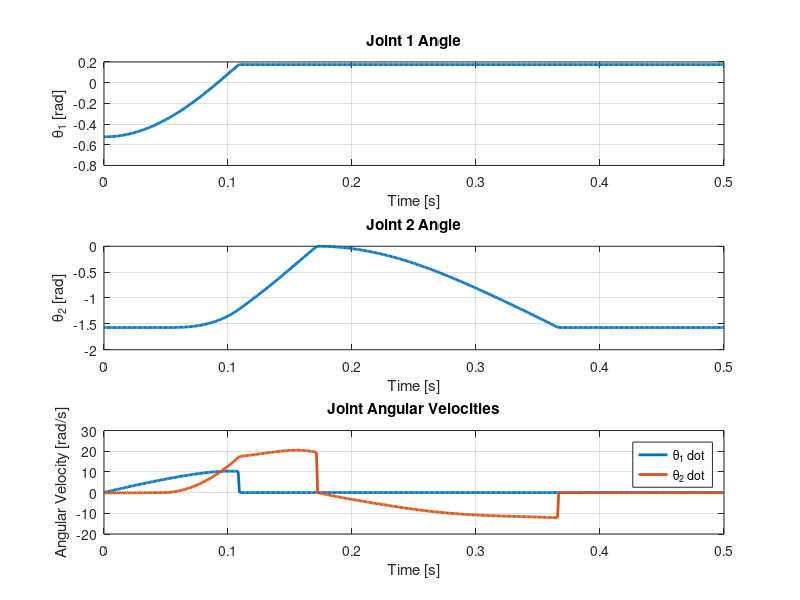
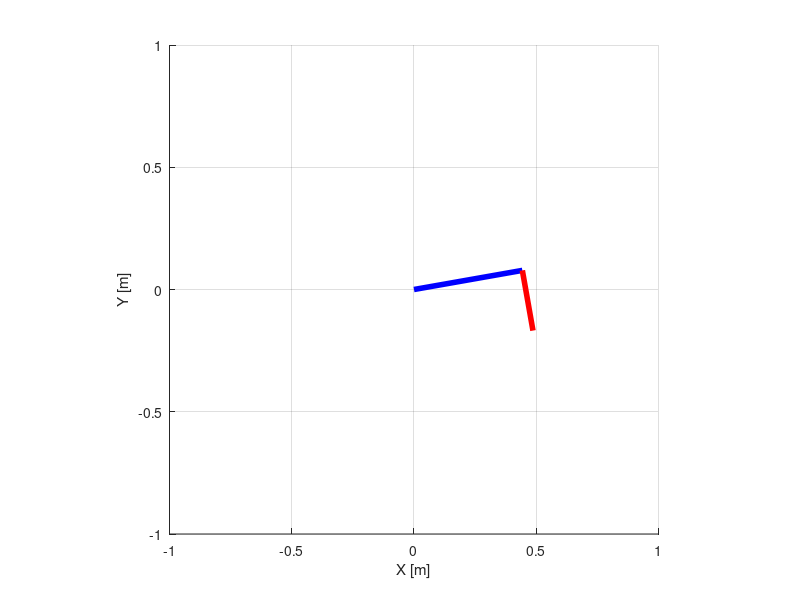

Write MATLAB code to recreate these figures, in order. (Note: this script raises an error after producing the figures.)
%% 2-Link Planar Manipulator with Nonlinear Tendon Extensions
clc; clear; close all;

%% Link Geometry and Mass Properties (Cuboids)
% Link 1 dimensions
L1 = 0.45; % [m]
W1 = 0.18; % [m]
H1 = 0.15; % [m]
m1 = 0.012;  % [kg]

floor = true;

% Link 2 dimensions
L2 = 0.25;  % [m]
W2 = 0.13; % [m]
H2 = 0.11; % [m]
m2 = 0.007;  % [kg]

% Gravity
g = -0.981; % [m/s^2]
% g = 0; % [m/s^2]

%% Moments of Inertia via Cuboid Formula
% Moment of inertia about the z-axis through CM: I_z(cm) = (1/12)*m*(h^2 + w^2)

I1_cm = (1/12)*m1*(H1^2 + W1^2);
d1 = L1/2; 
I1 = I1_cm + m1*d1^2; % parallel axis shift for link 1

I2_cm = (1/12)*m2*(H2^2 + W2^2);
% For link 2, we use I2_cm directly in the standard formula for a 2-link arm
I2 = I2_cm;

%% Tendon Parameters
% From the snippet, we have four tendons: h1, h2, h3, h4.
% We'll define nominal lengths and constants a,b based on the example:
l1 = 0.3; 
l2 = 0.3;
l3 = 0.35;
l4 = 0.35;
a = 0.005; % example value
b = 0.003; % example value

R1 = 0.002;  
R2 = 0.002;

% Tendon forces
%f = [0.007355; 0.007355; 0.007355; 0.007355]; % [N]
% f = @(t) [0.007355*exp(-5*t); 0.007355*exp(-5*t); 0.007355*exp(-5*t); 0.007355*exp(-5*t)];
% % f = @(t) [0.005*exp(-5*t); 0.007*exp(-5*t); 0.007*exp(-5*t); 0.007*exp(-5*t)];
% f = @(t) [0.007*exp(-5*t); 0.000*exp(-5*t); 0.000*exp(-5*t); 0.007*exp(-5*t)];
% f = @(t) [0.7*exp(-5*t); 0.00*exp(-5*t); 0.00*exp(-5*t); 0.7*exp(-5*t)];
% f = @(t) [0.07; 0.007355; 0.007355; 0.07];
% f = @(t) [0; 0; 7; 8.5];
f = @(t) [0; 0; 100*exp(-4*t); 85*exp(-10*t^2)];


%% Kinematics: Nonlinear Tendon Extension Functions
% According to the snippet (for θ1 > 0):
% h1(θ) = l1 + 2√(a²+b²)*cos(tan^-1(a/b) + θ1/2) - 2b - R2 θ2
% h2(θ) = l2 - R1 θ1
% h3(θ) = l3 + R1 θ1
% h4(θ) = l4 + R1 θ1 + R2 θ2
% If θ1 < 0, relations may be reversed, but we focus on θ1 ≥ 0 scenario.

H = @(theta) [
    l1 + 2*sqrt(a^2+b^2)*cos(atan(a/b) + theta(1)/2) - 2*b - R2*theta(2);  % h1
    l2 - R1*theta(1);                                                     % h2
    l3 + R1*theta(1);                                                     % h3
    l4 + R1*theta(1) + R2*theta(2)                                        % h4
];

% Compute P(theta) = dH/dtheta:
% ∂h1/∂θ1 = -2*√(a²+b²)*sin(...) * (1/2) = -√(a²+b²)*sin(...)
% ∂h1/∂θ2 = -R2
% ∂h2/∂θ1 = -R1; ∂h2/∂θ2 = 0
% ∂h3/∂θ1 = R1;  ∂h3/∂θ2 = 0
% ∂h4/∂θ1 = R1;  ∂h4/∂θ2 = R2

dH_dtheta = @(theta) [
    -2*sqrt(a^2+b^2)*sin(atan(a/b) + theta(1)/2),  0;
    -R1,                                         0;
    R1,                                          -R2;
    R1,                                          R2
];

% P(theta) = (dH/dtheta)^T
P_theta = @(theta) dH_dtheta(theta)';

%% Dynamics (M, C, N)
% Define link centers of mass
lc1 = L1/2;
lc2 = L2/2;

% Standard parameters from 2-link arm dynamics
a_m = m1*lc1^2 + m2*(L1^2+lc2^2) + I1 + I2;
b_m = m2*L1*lc2;
d_m = m2*lc2^2 + I2;

M_theta = @(th) [a_m+2*b_m*cos(th(2)), d_m+b_m*cos(th(2));
                 d_m+b_m*cos(th(2)),   d_m];

C_theta = @(th, thd) [ -b_m*sin(th(2))*thd(2), -b_m*sin(th(2))*(thd(1)+thd(2));
                        b_m*sin(th(2))*thd(1), 0 ];

N_theta = @(th) [-(m1*g*lc1*cos(th(1)) + m2*g*L1*cos(th(1)))+m2*g*lc2*cos(th(1)-th(2));
                 -m2*g*lc2*cos(th(1)-th(2))];

% Equation of motion:
% M(theta)*ddtheta + C(theta,theta_dot)*theta_dot + N(theta) = P(theta)*f
% => ddtheta = M(theta)\( P(theta)*f - C(theta,theta_dot)*theta_dot - N(theta) )

theta_ddot_func = @(th, thd, t) M_theta(th)\(P_theta(th)*f(t) - C_theta(th, thd)*thd - N_theta(th));

%% Simulation Parameters
tmax =.5;  
dt = 0.001;
n = round(tmax/dt);
t = linspace(0, tmax, n);

% Initial conditions
theta0 = [deg2rad(-30); deg2rad(-90)]; 
theta_dot0 = [0; 0];

theta = zeros(2, n);
theta_dot = zeros(2, n);
theta_ddot = zeros(2, n);

theta(:,1) = theta0;
theta_dot(:,1) = theta_dot0;

%% Numerical Integration (Euler's Method)

% for i = 1:n-1
%     f_current = f(t(i)); % Compute time-varying force
%     theta_ddot(:, i) = M_theta(theta(:, i))\(P_theta(theta(:, i))*f_current ...
%                        - C_theta(theta(:, i), theta_dot(:, i))*theta_dot(:, i) ...
%                        - N_theta(theta(:, i)));
%     theta_dot(:, i+1) = theta_dot(:, i) + theta_ddot(:, i)*dt;
%     theta(:, i+1) = theta(:, i) + theta_dot(:, i)*dt;
% end

theta_ddot(:, end) = theta_ddot_func(theta(:, end), theta_dot(:, end), t(end));

% Desired limits in radians
if floor == true
    theta1_min = deg2rad(-30);
else
    theta1_min = deg2rad(-75);
end
theta1_max = deg2rad(10);
theta2_min = deg2rad(-90);
theta2_max = deg2rad(0);

for i = 1:n-1
    f_current = f(t(i));
    theta_ddot(:, i) = M_theta(theta(:, i))\(P_theta(theta(:, i))*f_current ...
                       - C_theta(theta(:, i), theta_dot(:, i))*theta_dot(:, i) ...
                       - N_theta(theta(:, i)));
    theta_dot(:, i+1) = theta_dot(:, i) + theta_ddot(:, i)*dt;
    theta_temp = theta(:, i) + theta_dot(:, i)*dt;

    % Clamp joint 1 angle
    if theta_temp(1) > theta1_max
        theta_temp(1) = theta1_max;
        theta_dot(1, i+1) = 0;
    elseif theta_temp(1) < theta1_min
        theta_temp(1) = theta1_min;
        theta_dot(1, i+1) = 0;
    end

    % Clamp joint 2 angle
    if theta_temp(2) > theta2_max
        theta_temp(2) = theta2_max;
        theta_dot(2, i+1) = 0;
    elseif theta_temp(2) < theta2_min
        theta_temp(2) = theta2_min;
        theta_dot(2, i+1) = 0;
    end

    theta(:, i+1) = theta_temp;
end


%% Plot Results
figure;
subplot(3,1,1);
plot(t, theta(1,:), 'LineWidth', 2);
xlabel('Time [s]');
ylabel('\theta_1 [rad]');
title('Joint 1 Angle');
grid on;

subplot(3,1,2);
plot(t, theta(2,:), 'LineWidth', 2);
xlabel('Time [s]');
ylabel('\theta_2 [rad]');
title('Joint 2 Angle');
grid on;

subplot(3,1,3);
plot(t, theta_dot(1,:), 'LineWidth', 2); hold on;
plot(t, theta_dot(2,:), 'LineWidth', 2);
xlabel('Time [s]');
ylabel('Angular Velocity [rad/s]');
title('Joint Angular Velocities');
legend('\theta_1 dot', '\theta_2 dot');
grid on;

%% Animation of the Manipulator
figure('Name', '2-Link Manipulator Animation');
axis equal;
xlim([-1, 1]);
ylim([-1, 1]);
xlabel('X [m]');
ylabel('Y [m]');
grid on; hold on;

link1_plot = line([0,0],[0,0],'LineWidth',4,'Color','b');
link2_plot = line([0,0],[0,0],'LineWidth',4,'Color','r');

for i=1:10:n
    th1 = theta(1,i);
    th2 = theta(2,i);

    x1 = L1*cos(th1);
    y1 = L1*sin(th1);
    x2 = x1 + L2*cos(th1+th2);
    y2 = y1 + L2*sin(th1+th2);

    set(link1_plot, 'XData',[0,x1],'YData',[0,y1]);
    set(link2_plot, 'XData',[x1,x2],'YData',[y1,y2]);

    pause(.01);
    drawnow;
end

%% Save Animation as MP4 Video
videoFileName = '2LinkManipulatorSimulation.mp4'; % Desired video file name
videoWriter = VideoWriter(videoFileName, 'MPEG-4'); % Use MPEG-4 profile for MP4
videoWriter.FrameRate = 20; % Adjust frame rate as needed
open(videoWriter);

% Animation Loop
figure('Name', '2-Link Manipulator Animation');
axis equal;
xlim([-1, 1]);
ylim([-1, 1]);
xlabel('X [m]');
ylabel('Y [m]');
grid on; hold on;

link1_plot = line([0,0],[0,0],'LineWidth',4,'Color','b');
link2_plot = line([0,0],[0,0],'LineWidth',4,'Color','r');

for i=1:10:n
    th1 = theta(1,i);
    th2 = theta(2,i);

    x1 = L1*cos(th1);
    y1 = L1*sin(th1);
    x2 = x1 + L2*cos(th1+th2);
    y2 = y1 + L2*sin(th1+th2);

    set(link1_plot, 'XData',[0,x1],'YData',[0,y1]);
    set(link2_plot, 'XData',[x1,x2],'YData',[y1,y2]);

    % Capture the current frame
    frame = getframe(gcf);
    writeVideo(videoWriter, frame);

    pause(.001);
    drawnow;
end

% Close the video writer
close(videoWriter);

disp(['Simulation saved as ', videoFileName]);
